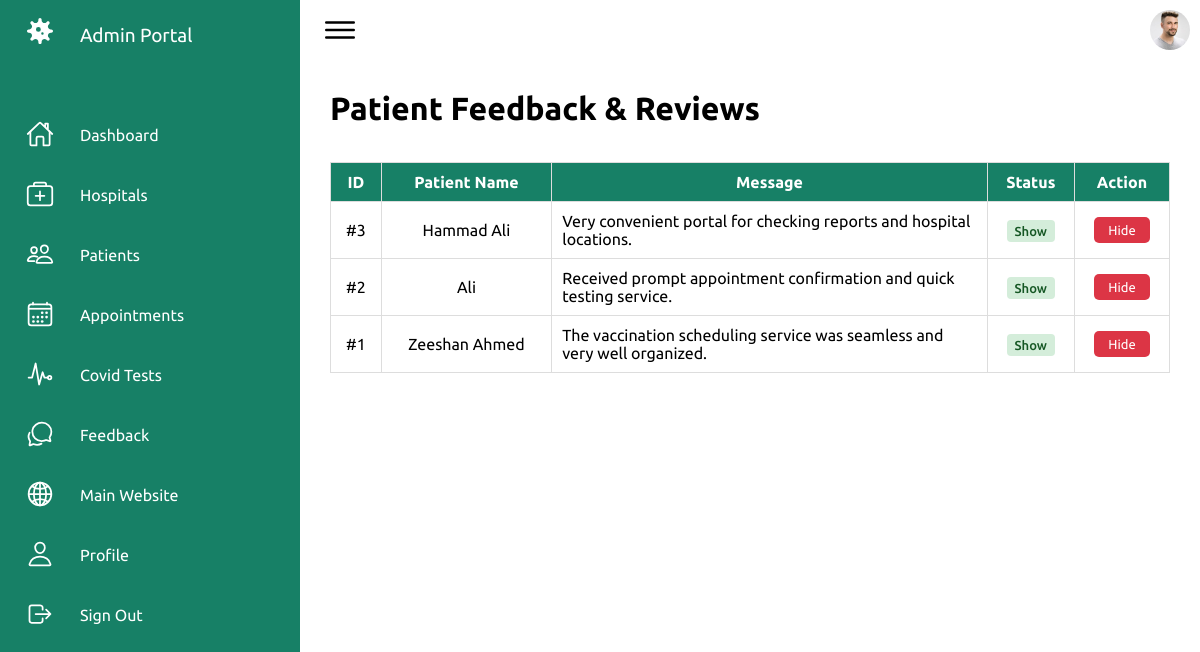
Page /admin/feedback.php (signed in) on the committed database.
### tables this page shows
CREATE TABLE `tbl_feedback` (
  `id` int(11) NOT NULL AUTO_INCREMENT,
  `p_id` int(11) NOT NULL,
  `message` varchar(300) NOT NULL,
  `status` varchar(20) NOT NULL DEFAULT 'hide',
  PRIMARY KEY (`id`)
);

CREATE TABLE `tbl_patient` (
  `id` int(11) NOT NULL AUTO_INCREMENT,
  `name` varchar(50) NOT NULL,
  `contact` varchar(15) NOT NULL DEFAULT '',
  `email` varchar(50) NOT NULL,
  `password` varchar(255) NOT NULL,
  `cid` int(11) NOT NULL DEFAULT 1,
  `address` varchar(150) NOT NULL DEFAULT '',
  `gender` varchar(15) NOT NULL DEFAULT '',
  `image` varchar(150) NOT NULL DEFAULT 'uploads/patients/user.jpg',
  `status` varchar(50) NOT NULL DEFAULT 'activate',
  PRIMARY KEY (`id`)
);

### admin/feedback.php (the view, shortened to what this page needs)
<?php
    include("connection.php");
?>
<!DOCTYPE html>
<html lang="en">
<head>
    <link rel="stylesheet" href="assets/css/index.css">
</head>
<body>
    <div class="container">
        <?php
            include("navigation.php");
        ?>
        <div class="main">
            <div class="topbar">
                <div class="toggle">
                    <ion-icon name="menu-outline"></ion-icon>
                </div>
                <div class="user">
                    <a href='profile.php'><img src="assets/imgs/customer01.jpg" alt="Profile"></a>
                </div>
            </div>
            <div class="mainContent">
                <h2 class="title">Patient Feedback & Reviews</h2>
                <div style="overflow-x:auto;">
                    <table>
                        <thead>
                            <tr>
                                <th>ID</th>
                                <th>Patient Name</th>
                                <th>Message</th>
                                <th>Status</th>
                                <th>Action</th>
                            </tr>
                        </thead>
                        <tbody>
                            <?php
                                $query = "SELECT tbl_feedback.*, tbl_patient.name as 'pname' FROM tbl_feedback LEFT JOIN tbl_patient ON tbl_feedback.p_id = tbl_patient.id ORDER BY tbl_feedback.id DESC";
                                $result = mysqli_query($connection,$query);
                                if($result && mysqli_num_rows($result) > 0)
                                {
                                    foreach($result as $row)
                                    {
                                        $statusClass = ($row['status'] === 'show') ? 'badge-show' : 'badge-hide';
                                        echo
                                        "<tr>
                                            <td>#" . $row['id'] . "</td>
                                            <td>" . htmlspecialchars($row['pname'] ?? 'N/A') . "</td>
                                            <td style='max-width:350px; text-align:left;'>" . htmlspecialchars($row['message']) . "</td>
                                            <td><span class='badge-status $statusClass'>" . htmlspecialchars(ucfirst($row['status'])) . "</span></td>
                                            <td>";
                                            if($row['status'] === "hide")
                                            {
                                                echo "<a href='show_feedback.php?id=" . $row['id'] . "' class='btnactivate'>Publish</a>";
                                            }
                                            else
                                            {
                                                echo "<a href='hide_feedback.php?id=" . $row['id'] . "' class='btndeactivate'>Hide</a>";
                                            }
                                        echo "</td>
                                        </tr>";
                                    }
                                }
                                else
                                {
                                    echo "<tr><td colspan='5' style='color:#777;'>No feedback records found.</td></tr>";
                                }
                            ?>
                        </tbody>
                    </table>
                </div>
            </div>
        </div>
    </div>
</body>
</html>

### admin/assets/css/index.css (style rules this page uses)
* { font-family: "Ubuntu", sans-serif; margin: 0; padding: 0; box-sizing: border-box; }
:root { --white: #fff; --gray: #f5f5f5; --black1: #222; --black2: #999; --green:#178066; }
body { min-height: 100vh; overflow-x: hidden; }
.container { position: relative; width: 100%; }
.main { position: absolute; width: calc(100% - 300px); left: 300px; min-height: 100vh; background: var(--white); transition: 0.5s; }
.topbar { width: 100%; height: 60px; display: flex; justify-content: space-between; align-items: center; padding: 0 10px; }
.toggle { position: relative; width: 60px; height: 60px; display: flex; justify-content: center; align-items: center; font-size: 2.5rem; cursor: pointer; }
.user { position: relative; width: 40px; height: 40px; border-radius: 50%; overflow: hidden; cursor: pointer; }
.user img { position: absolute; top: 0; left: 0; width: 100%; height: 100%; object-fit: cover; }

### admin/feedback.php (style rules this page uses)
.mainContent { padding: 30px; }
.mainContent .title { font-size: 32px; margin-bottom: 20px; }
.mainContent table { width: 100%; border-collapse: collapse; }
.mainContent table, td, th { margin-top: 15px; border: 1px solid #ddd; text-align: center; padding: 10px; }
.mainContent table th { background-color: #178066; color: #fff; }
.mainContent table a { padding: 6px 14px; text-decoration: none; border-radius: 5px; color: #fff; font-size: 13px; display: inline-block; }
.mainContent .btndeactivate { background-color: #dc3545; }
.badge-status { padding: 4px 8px; border-radius: 4px; font-size: 13px; font-weight: 500; }
.badge-show { background-color: #d4edda; color: #155724; }

### rows in the picture
tbl_feedback: id "3", tbl_patient.name "Hammad Ali", message "Very convenient portal for checking reports and hospital locations.", status "Show"
tbl_feedback: id "2", tbl_patient.name "Ali", message "Received prompt appointment confirmation and quick testing service.", status "Show"
tbl_feedback: id "1", tbl_patient.name "Zeeshan Ahmed", message "The vaccination scheduling service was seamless and very well organized.", status "Show"
